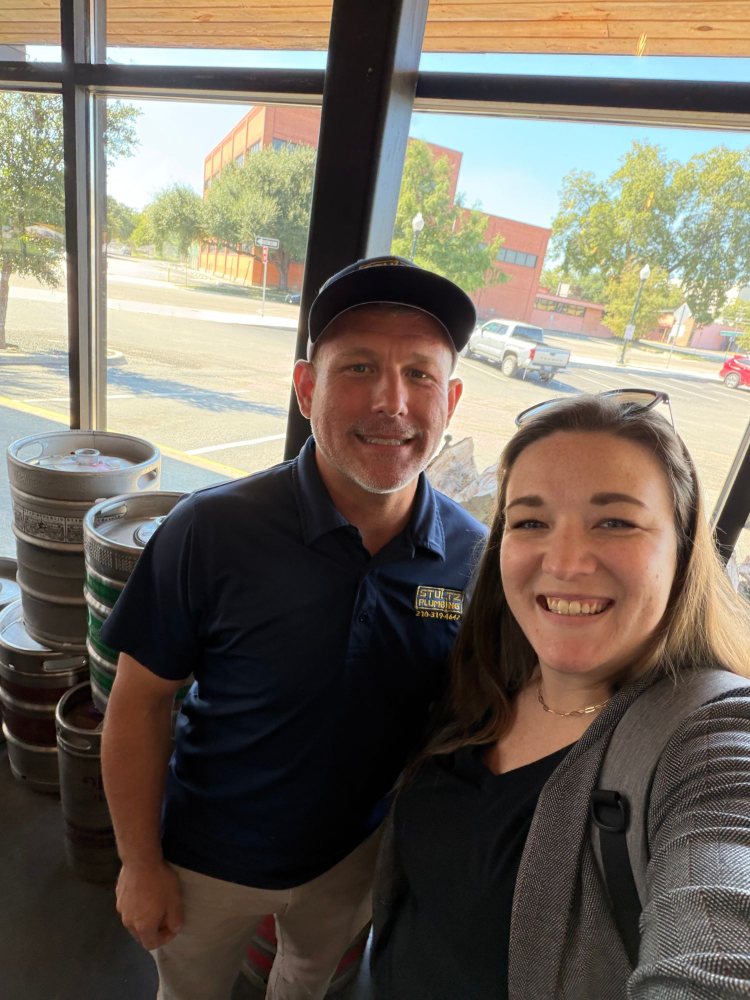
#> input picture photos/lunch-selfie-01.jpg, 1500 x 2000 px (shown at 1/2 size)
$ python brand_photos.py
#> lines starting #> are read from the running program, lines starting #| are printed output that depends on the picture
#> in render, photo is the input picture: PIL image 1500x2000 RGB; mean R, G, B 114.6, 106.2, 94.1
### scripts/retouch.py
"""Natural-looking portrait retouching on a full-resolution photo.

Everything is mask-based and blended at moderate strength: skin tone is evened (texture and
freckles stay), teeth lose some yellow, eyes gain a little clarity, hair gets a light polish.
Coordinates in a spec are pixels of the ORIGINAL photo.

    spec = {
        "faces": [{
            "face":  (cx, cy, rx, ry),        # ellipse around the skin to even out
            "avoid": [(cx, cy, rx, ry), ...], # eyes/brows/lips: left untouched by skin smoothing
            "teeth": (cx, cy, rx, ry),        # search area for teeth (whitening is color-gated)
            "tooth_L": (lo, hi),              # optional: lightness gate (shadowed teeth need lower)
            "teeth_lift": 7.0,                # optional: lightness added to teeth
            "teeth_yellow": 0.4,              # optional: fraction of yellow removed
            "eyes":  [(cx, cy), ...],         # eye centers
            "lum_limit": y or None,           # smooth skin luminance only above this y (spares beards)
        }],
        "hair": [[(x, y), ...], ...],         # polygons
    }
"""
import cv2
import numpy as np
from PIL import Image

# Strengths: 0 = off, 1 = full. Kept moderate so the result stays natural.
DENOISE = (3, 5)         # luminance, color strength for denoise; NOT applied to faces/hair (it erases skin texture)
SKIN_TONE = 0.60         # evens redness/blotchy color (large-scale only)
SKIN_SMOOTH = 0.45       # softens blotchy shine/blemishes (mid-scale only); pores & freckles stay
TEETH_YELLOW = 0.38      # fraction of yellow removed from teeth (keep it believable)
TEETH_LIFT = 3.5         # lightness added to teeth (L units, 0-100); shading is preserved
EYE_CLARITY = 0.35
HAIR_SMOOTH = 0.35
HAIR_SHINE = 0.35


def _smooth(x, lo, hi):
    t = np.clip((x - lo) / (hi - lo), 0, 1)
    return t * t * (3 - 2 * t)


def _ellipse(shape, spec, feather):
    cx, cy, rx, ry = spec
    m = np.zeros(shape, np.float32)
    cv2.ellipse(m, (int(cx), int(cy)), (int(rx), int(ry)), 0, 0, 360, 1.0, -1)
    return cv2.GaussianBlur(m, (0, 0), feather)


def _poly(shape, pts, feather):
    m = np.zeros(shape, np.float32)
    cv2.fillPoly(m, [np.array(pts, np.int32)], 1.0)
    return cv2.GaussianBlur(m, (0, 0), feather)


def _masked_blur(ch, w, sigma):
    """Blur ch using only pixels where w is high, so background colors do not bleed in."""
    return cv2.GaussianBlur(ch * w, (0, 0), sigma) / (cv2.GaussianBlur(w, (0, 0), sigma) + 1e-6)


def _skin_color(bgr8):
    ycc = cv2.cvtColor(bgr8, cv2.COLOR_BGR2YCrCb).astype(np.float32)
    cr, cb = ycc[..., 1], ycc[..., 2]
    m = _smooth(cr, 132, 140) * (1 - _smooth(cr, 172, 182)) * _smooth(cb, 70, 80) * (1 - _smooth(cb, 125, 135))
    return cv2.GaussianBlur(m, (0, 0), 3)


def retouch(img, spec, debug=None):
    """img: PIL RGB at full resolution. Returns a retouched PIL RGB image."""
    bgr = cv2.cvtColor(np.asarray(img), cv2.COLOR_RGB2BGR)
    if DENOISE[0] or DENOISE[1]:
        # clean shirts, shadows and backgrounds; keep faces and hair as shot so skin keeps its texture
        keep = np.zeros(bgr.shape[:2], np.float32)
        for f in spec.get("faces", []):
            keep = np.maximum(keep, _ellipse(keep.shape, f["face"], 14))
#> this loop made 2 passes
#> (cx in _ellipse, cy in _ellipse, rx in _ellipse, ry in _ellipse) on passes 1 to 2: (765, 795, 122, 100), (1180, 1100, 172, 238)
        for pts in spec.get("hair", []):
            keep = np.maximum(keep, _poly(keep.shape, pts, 10))
#> this loop made 3 passes
        clean = cv2.fastNlMeansDenoisingColored(bgr, None, DENOISE[0], DENOISE[1], 7, 21)
        bgr = (bgr * keep[..., None] + clean * (1 - keep[..., None])).astype(np.uint8)
    skin_color = _skin_color(bgr)
    lab = cv2.cvtColor(bgr.astype(np.float32) / 255.0, cv2.COLOR_BGR2Lab)
#> lab: shape (2000, 1500, 3) float32; mean of channels 0, 1, 2 43.2, 2, 8
    L, a, b = (lab[..., i].copy() for i in range(3))
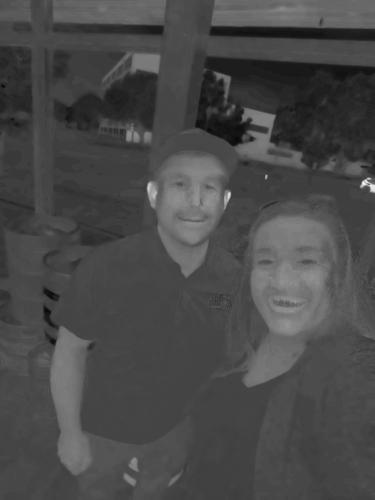
#> a: shape (2000, 1500) float32 (shown at 1/4 size); min -24.33, max 66.88, mean 2; drawn with min black and max white
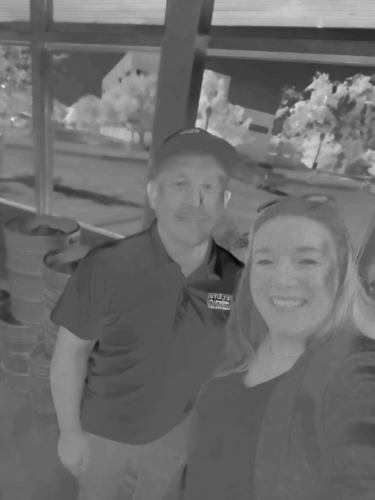
#> b: shape (2000, 1500) float32 (shown at 1/4 size); min -37.77, max 69.52, mean 8; drawn with min black and max white
    shape = L.shape
#> shape = (2000, 1500)
    dbg = {}

    for f in spec.get("faces", []):
        skin = _ellipse(shape, f["face"], 14) * skin_color
        for av in f.get("avoid", []):
            skin *= 1 - _ellipse(shape, av, 8)
        # Frequency separation: only the slow, large-scale layer is corrected. Fine detail (pores,
        # freckles, stubble) is the "high band" and is never touched, so the skin stays real.
        for ch in (a, b):
            low = cv2.GaussianBlur(ch, (0, 0), 3)
            even = _masked_blur(ch, skin + 1e-3, 25)
            ch += SKIN_TONE * skin * (even - low)
        lum = skin.copy()
        if f.get("lum_limit"):
            ys = np.arange(shape[0], dtype=np.float32)[:, None]
            lum *= 1 - _smooth(ys, f["lum_limit"] - 15, f["lum_limit"] + 15)
        low = cv2.GaussianBlur(L, (0, 0), 3)
        L += SKIN_SMOOTH * lum * (cv2.bilateralFilter(low, 9, 6, 6) - low)

        # teeth: gated on color (yellow-leaning, unlike red lips/gums) and lightness (not the dark
        # gaps), so only actual teeth change
        lo, hi = f.get("tooth_L", (40, 52))
        zone = _ellipse(shape, f["teeth"], 3)
        tooth = zone * _smooth(b - a, -3, 3) * _smooth(L, lo, hi)
        tooth = cv2.GaussianBlur(tooth, (0, 0), 1.0)
        b -= f.get("teeth_yellow", TEETH_YELLOW) * tooth * np.clip(b - 5, 0, None)
        a -= 0.25 * tooth * np.clip(a - 3, 0, None)   # less brown/orange cast
        L += f.get("teeth_lift", TEETH_LIFT) * tooth
        L = np.minimum(L, np.maximum(L - 0.0, 0) * (1 - tooth) + 82 * tooth)  # never blow teeth out to flat white
        dbg.setdefault("teeth", []).append(tooth)
        dbg.setdefault("skin", []).append(skin)

        # eyes: a touch of local contrast and brighter whites
        for (ex, ey) in f.get("eyes", []):
            em = _ellipse(shape, (ex, ey, 42, 15), 5)
            L += EYE_CLARITY * em * (L - cv2.GaussianBlur(L, (0, 0), 2.5))
            L += 3.0 * em * _smooth(L, 58, 80)
#> this loop made 2 passes
#> (lo, hi) on passes 1 to 2: (24, 34), (34, 48)
#> pass 1, in retouch, `lum *= 1 - _smooth(ys, f["lum_limit"] - 15, f["lum_limit"] + 15)`:
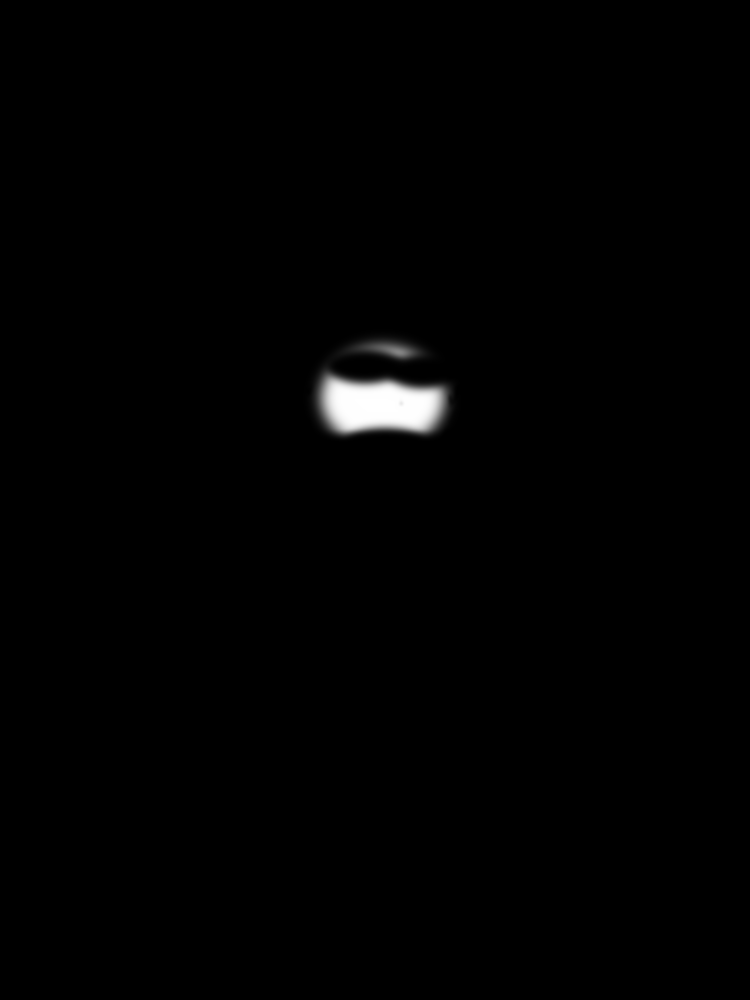
#> lum: shape (2000, 1500) float32 (shown at 1/2 size); min 0, max 1, mean 0.00759
#> after the loop:
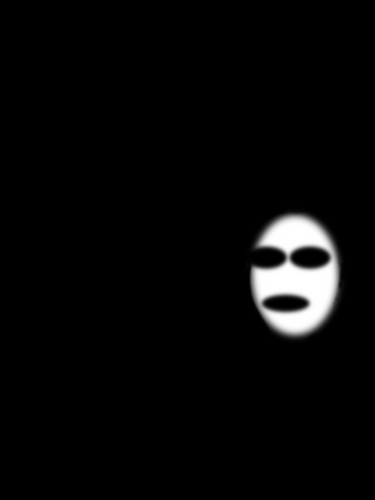
#> lum: shape (2000, 1500) float32 (shown at 1/4 size); min 0, max 1, mean 0.0322
#> after the loop, dbg = 2 items

    for pts in spec.get("hair", []):
        hm = _poly(shape, pts, 10)
        L += HAIR_SMOOTH * hm * (cv2.bilateralFilter(L, 7, 6, 5) - L)
        L += HAIR_SHINE * hm * (L - cv2.GaussianBlur(L, (0, 0), 10))
        dbg.setdefault("hair", []).append(hm)
#> L: shape (2000, 1500) float32; min -7.92, max 111.6, mean 43.3
#> after the loop, dbg = 3 items

    lab = np.stack([np.clip(L, 0, 100), a, b], -1)
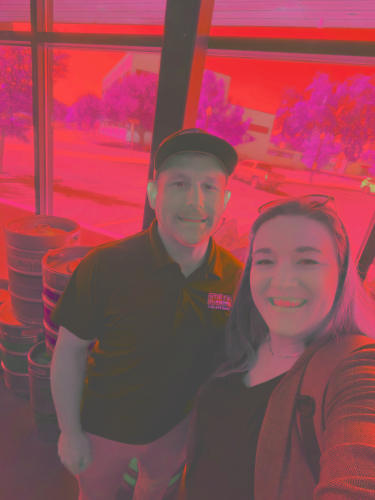
#> lab: shape (2000, 1500, 3) float32 (shown at 1/4 size); mean of channels 0, 1, 2 43.2, 2, 8; drawn with min black and max white
    out = np.clip(cv2.cvtColor(lab, cv2.COLOR_Lab2BGR), 0, 1)
    if debug is not None:
        debug.update(dbg)
    return Image.fromarray(cv2.cvtColor((out * 255 + 0.5).astype(np.uint8), cv2.COLOR_BGR2RGB))
#> returned value: PIL image 1500x2000 RGB

### scripts/brand_photos.py
#!/usr/bin/env python3
"""Brand photos as 1080x1080 social posts: photo on top, branded band below.

Usage:  python3 scripts/brand_photos.py            # renders every slide in SLIDES
Edit BRAND and SLIDES below; everything else is layout code.
"""
import sys
from pathlib import Path

import numpy as np
from PIL import Image, ImageDraw, ImageEnhance, ImageFilter, ImageFont, ImageOps

sys.path.insert(0, str(Path(__file__).resolve().parent))
from retouch import retouch  # noqa: E402

ROOT = Path(__file__).resolve().parent.parent

# --- Brand settings: black, white, industrial grey, orange. The exact hex values and fonts are
# PLACEHOLDERS until the official brand guide is dropped in. ---
BRAND = {
    "name": "BUILT FOR THE TRADES",
    "logo": ROOT / "brand" / "logo-original.webp",  # black art on transparent background
    "band": (14, 14, 14),         # band background (black)
    "text": (255, 255, 255),      # headline + logo (white)
    "muted": (168, 170, 172),     # subline (industrial grey)
    "accent": (242, 105, 33),     # orange: label text + rule above the band
    "font_head": "/usr/share/fonts/opentype/inter/Inter-Black.otf",
    "font_body": "/usr/share/fonts/opentype/inter/Inter-Medium.otf",
    "font_label": "/usr/share/fonts/opentype/inter/Inter-Bold.otf",
}

SIZE = 1080       # square post
# Photo polish (applied at full resolution, before downscaling)
MIDTONES = 0.86          # gamma < 1 brightens midtones (faces); 1 = off
SHADOW_LIFT = 0.20       # brightens shadows (dark shirts, tables); 0 = off
HIGHLIGHT_EASE = 0.14    # pulls blown highlights (windows) back; 0 = off
WARMTH = (1.02, 1.00, 0.97)   # per-channel gain (R, G, B): subtle warm cast
SATURATION = 1.08
CONTRAST = 1.09           # restores punch after the shadow lift
CLARITY = 22             # local-contrast percent (large-radius unsharp); 0 = off
SHARPEN = 70             # final detail sharpening percent, applied after downscale
JPEG_QUALITY = 95
RULE_H = 6               # orange rule between photo and band
BAND_H = 160             # height of the branded footer band
HEADER_H = 112            # height of the header bar (people); 0 for no header
PAD = 48                 # side padding

# Retouch regions for the selfie, in pixels of the ORIGINAL photo (see scripts/retouch.py).
# Faces: Jacob first, then Julia.
SELFIE_RETOUCH = {
    "faces": [
        {   # Jacob
            "face": (765, 795, 122, 100),
            "avoid": [(730, 732, 78, 34), (845, 742, 72, 34), (770, 882, 80, 26)],
            "teeth": (770, 883, 46, 11),
            "tooth_L": (24, 34),
            "teeth_lift": 5.0,
            "eyes": [(722, 737), (840, 748)],
            "lum_limit": 870,
        },
        {   # Julia
            "face": (1180, 1100, 172, 238),
            "avoid": [(1065, 1030, 82, 44), (1240, 1030, 82, 44), (1142, 1213, 95, 34)],
            "teeth": (1142, 1214, 58, 18),
            "tooth_L": (34, 48),
            "teeth_yellow": 0.55,
            "teeth_lift": 4.0,
            "eyes": [(1065, 1048), (1240, 1048)],
            "lum_limit": None,
        },
    ],
    "hair": [
        [(905, 1500), (915, 1000), (960, 880), (1010, 862), (1008, 1000), (1000, 1150), (985, 1300), (980, 1500)],
        [(1350, 870), (1400, 900), (1450, 1000), (1500, 1100), (1500, 1500), (1380, 1450), (1350, 1300), (1355, 1100)],
        [(1010, 870), (1030, 830), (1100, 805), (1250, 800), (1330, 830), (1360, 880), (1300, 885), (1180, 865), (1070, 880)],
    ],
}

# focus = (x, y) in the ORIGINAL photo that the crop should be centered on.
SLIDES = [
    {
        "photo": ROOT / "photos" / "lunch-selfie-01.jpg",
        "focus": (875, 938),     # centers Jacob and Julia
        "zoom": 1.2,             # crop in 20%: trims the empty keg/window space on the left
        "header": [              # (name, role, side): who is in the photo
            ("JACOB STULTZ", "OWNER, STULTZ PLUMBING", "left"),
            ("JULIA ADAMS", "OPERATIONS COACH", "right"),
        ],
        "retouch": SELFIE_RETOUCH,
        "headline": "LEADERSHIP LUNCH",
        "subline": None,         # optional tagline under the headline
        "out": ROOT / "output" / "leadership-lunch.png",
    },
]


def crop_box(img, w, h, focus, zoom=1.0):
    """Largest w:h box that fits in img (shrunk by zoom), centered on focus, clamped to the edges."""
#> called with w = 1080, h = 808, focus = (875, 938), zoom = 1.2
    iw, ih = img.size
    target = w / h
    cw, ch = (iw, int(iw / target)) if iw / ih < target else (int(ih * target), ih)
    cw, ch = int(cw / zoom), int(ch / zoom)
    left = min(max(int(focus[0] - cw / 2), 0), iw - cw)
    top = min(max(int(focus[1] - ch / 2), 0), ih - ch)
    return (left, top, left + cw, top + ch)


def polish(img):
    """Fix backlit/dim phone photos: levels, shadow lift, highlight ease, warmth, clarity."""
    img = ImageOps.autocontrast(img, cutoff=0.3)
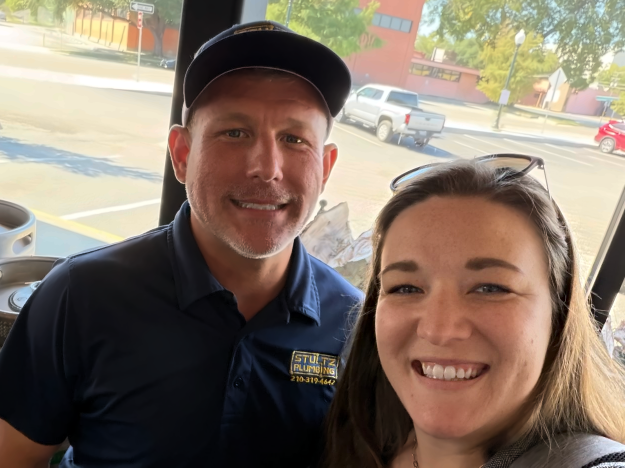
#> img: PIL image 1250x935 RGB (shown at 1/2 size); mean R, G, B 130.3, 115.8, 103.1
    x = np.asarray(img, dtype=np.float32) / 255.0
    x = x ** MIDTONES
    x = x + SHADOW_LIFT * (1 - x) ** 2          # strongest in the darks, none at white
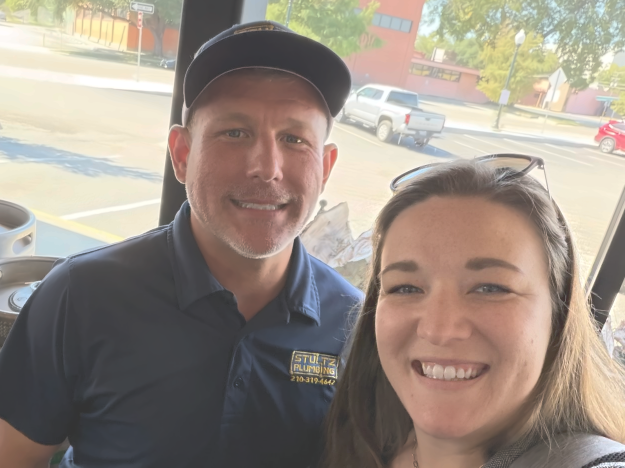
#> x: shape (935, 1250, 3) float32 (shown at 1/2 size); mean R, G, B 0.606, 0.561, 0.521
    x = x - HIGHLIGHT_EASE * x ** 4             # only touches the brightest areas
    x = x * np.array(WARMTH, dtype=np.float32)
    img = Image.fromarray((np.clip(x, 0, 1) * 255).astype(np.uint8))
    img = ImageEnhance.Color(img).enhance(SATURATION)
    img = ImageEnhance.Contrast(img).enhance(CONTRAST)
    if CLARITY:
        img = img.filter(ImageFilter.UnsharpMask(radius=img.width / 40, percent=CLARITY, threshold=0))
    return img


def fit_photo(img, w, h, focus, zoom=1.0):
    """Crop, polish at full resolution, downscale, then sharpen for the smaller size."""
    img = polish(img.crop(crop_box(img, w, h, focus, zoom))).resize((w, h), Image.LANCZOS)
    return img.filter(ImageFilter.UnsharpMask(radius=1.0, percent=SHARPEN, threshold=2))


def tinted_logo(path, height, color):
    """Recolor the logo's alpha mask to a single color, trimmed and scaled to height."""
    alpha = Image.open(path).convert("RGBA").split()[3]
    alpha = alpha.crop(alpha.getbbox())
    w = round(alpha.width * height / alpha.height)
    alpha = alpha.resize((w, height), Image.LANCZOS)
    logo = Image.new("RGBA", alpha.size, color + (255,))
    logo.putalpha(alpha)
    return logo


def draw_tracked(draw, xy, text, font, fill, tracking):
    x, y = xy
    for ch in text:
        draw.text((x, y), ch, font=font, fill=fill)
        x += draw.textlength(ch, font=font) + tracking


# [8 lines left out: function fit_font, not called in this run]


def draw_header(canvas, people, brand):
    """Header bar across the top: each person's name over their role, ending in the accent rule.

    people: [(name, role, side), ...] where side is "left" or "right" (match where they stand).
    """
    draw = ImageDraw.Draw(canvas)
    draw.rectangle((0, 0, SIZE, HEADER_H), fill=brand["band"])
    draw.rectangle((0, HEADER_H - RULE_H, SIZE, HEADER_H - 1), fill=brand["accent"])
    f_name = ImageFont.truetype(brand["font_head"], 34)
    f_role = ImageFont.truetype(brand["font_label"], 22)
    track = 2.4
    width = lambda t, f, tr: sum(draw.textlength(c, font=f) + tr for c in t) - tr
    gap = 8
    top = (HEADER_H - RULE_H - (f_name.size + gap + f_role.size)) // 2 - 2
    for name, role, side in people:
        w = max(width(name, f_name, 1.5), width(role, f_role, track))
        x = PAD if side == "left" else SIZE - PAD - w
        draw_tracked(draw, (x, top), name, f_name, brand["text"], 1.5)
        draw_tracked(draw, (x, top + f_name.size + gap), role, f_role, brand["accent"], track)


def render(slide):
    b = BRAND
    canvas = Image.new("RGB", (SIZE, SIZE), b["band"])
    photo = Image.open(slide["photo"]).convert("RGB")
    if slide.get("retouch"):
        photo = retouch(photo, slide["retouch"])
    photo_h = SIZE - BAND_H - HEADER_H
    canvas.paste(fit_photo(photo, SIZE, photo_h, slide["focus"], slide.get("zoom", 1.0)), (0, HEADER_H))
    if HEADER_H and slide.get("header"):
        draw_header(canvas, slide["header"], b)

    # Logo, vertically centered in the band
    logo_h = BAND_H - 60
    logo = tinted_logo(b["logo"], logo_h, b["text"])
    band_top = SIZE - BAND_H
    ImageDraw.Draw(canvas).rectangle((0, band_top, SIZE, band_top + RULE_H - 1), fill=b["accent"])
    canvas.paste(logo, (PAD, band_top + (BAND_H - logo_h) // 2), logo)

    # Text block to the right of the logo
    draw = ImageDraw.Draw(canvas)
    tx = PAD + logo.width + 36
    max_w = SIZE - PAD - tx
    label = ImageFont.truetype(b["font_label"], 22)
    head = fit_font(b["font_head"], slide["headline"], max_w, 74, draw)
    sub = fit_font(b["font_body"], slide["subline"], max_w, 27, draw) if slide.get("subline") else None

    lh, hh, gap1, gap2 = 22, head.size, 12, 12
    total = lh + gap1 + hh + ((gap2 + sub.size) if sub else 0)
    y = band_top + RULE_H // 2 + (BAND_H - RULE_H - total) // 2
    draw_tracked(draw, (tx, y), b["name"], label, b["accent"], 4)
    draw.text((tx, y + lh + gap1 - 6), slide["headline"], font=head, fill=b["text"])
    if sub:
        draw.text((tx, y + lh + gap1 + hh + gap2 - 4), slide["subline"], font=sub, fill=b["muted"])
    return canvas


def main():
    for slide in SLIDES:
        slide["out"].parent.mkdir(parents=True, exist_ok=True)
        post = render(slide)
        post.save(slide["out"], optimize=True)
        post.save(slide["out"].with_suffix(".jpg"), quality=JPEG_QUALITY, subsampling=0, optimize=True)
        print("wrote", slide["out"].relative_to(ROOT), "(+ .jpg)")


if __name__ == "__main__":
#> (the run stopped early here; a loop or call above may not have finished)
